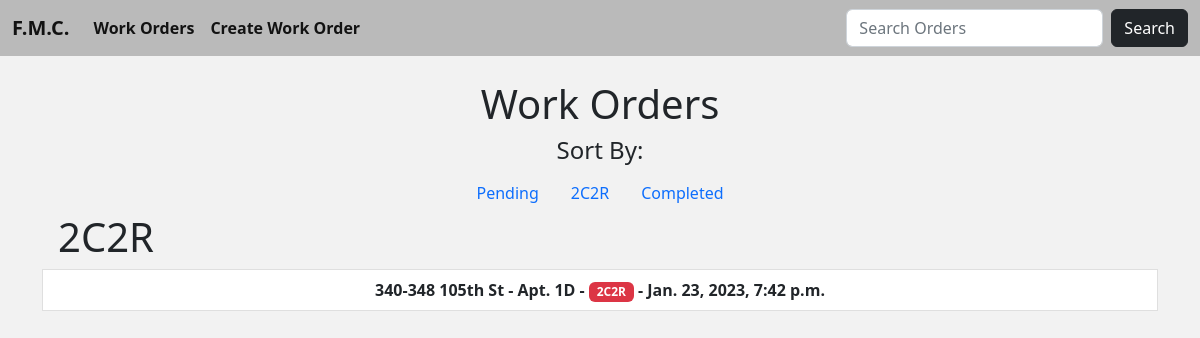
Page /work_orders_2c2r/ on the earlier database version.
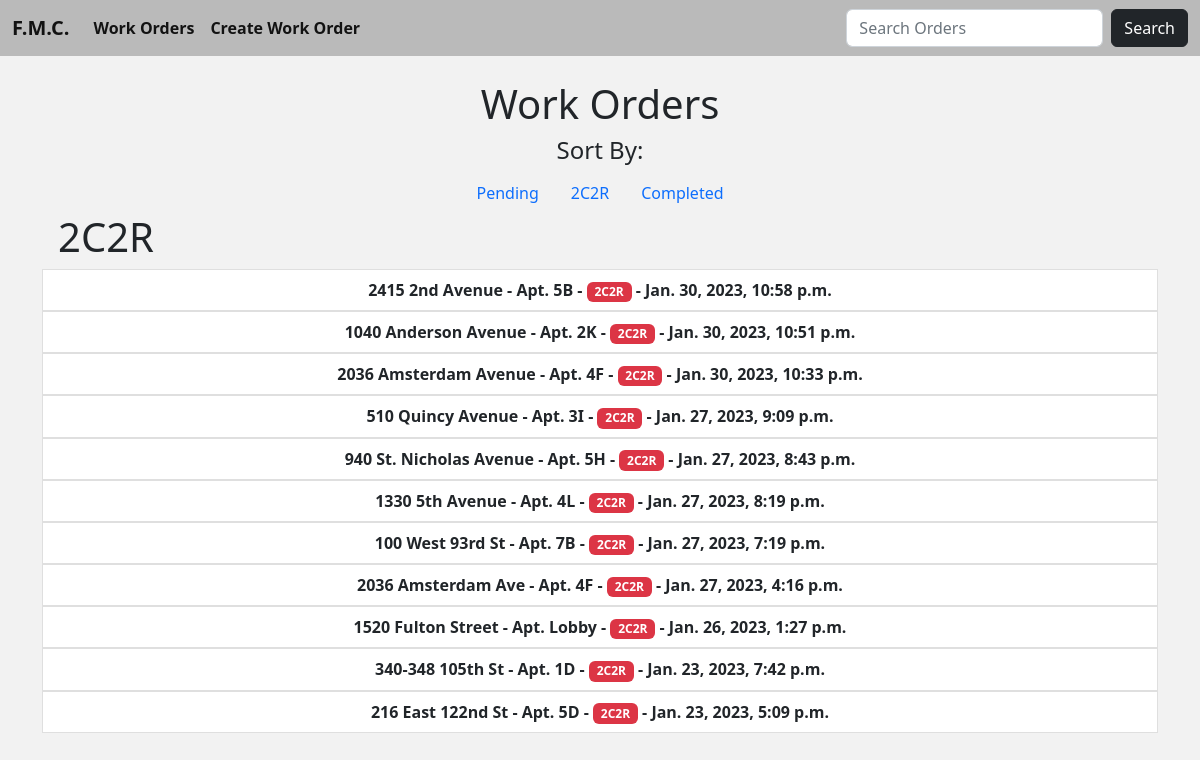
Same page on the later database version.
### fmc/models.py (models this page shows, shortened)
class Work(models.Model):
    company = models.CharField('Management Company', max_length=64, blank=True)
    address = models.CharField(max_length=64)
    apartment = models.CharField(max_length=64)
    city = models.CharField(max_length=64, null=True)
    zip_code = models.IntegerField('Zip Code', null=True, blank=True)
    state = models.CharField(max_length=12, choices=STATE_CHOICES, default='NEW YORK')
    appliance = models.CharField(max_length=64)
    phone = models.CharField('Phone Number', max_length=64, null=True, blank=True)
    comments = models.CharField('Description', max_length=64, null=True, blank=True)
    private = models.CharField(max_length=12, choices=PRIVATE_CHOICES, default='')
    status = models.CharField(max_length=12, choices=STATUS_CHOICES, default='Pending')
    date_added = models.DateTimeField(auto_now_add=True, null=True)
    logo = models.ImageField(null=True, blank=True)
    requested = models.DateField(null=True, blank=True)
    completed = models.DateField('Date Complete', null=True, blank=True)
    complete_by = models.CharField('Complete By', max_length=12, choices=TECHNICIAN, blank=True, default='')

### fmc/views.py (the view)
# urls.py: path('work_orders_2c2r/', views.WorkOrders2C2R.as_view(), name='work-orders-2c2r'),
class WorkOrders2C2R(ListView):
    model = Work
    template_name = 'work_orders_2c2r.html'
    ordering = ['-date_added']

### fmc/templates/work_orders_2c2r.html (shortened to what this page needs)
{% extends 'index.html' %}
{% block body %}
    <div class="container">
        <center>
            <h1>Work Orders</h1>
        </center>
    </div>
    <center>
        <h4>Sort By:</h4>
    </center>
    <div class="container">
        <ul class="nav justify-content-center">
            <li class="nav-item">
              <a class="nav-link" aria-current="page" href="{% url 'work-orders-pending' %}">Pending</a>
            </li>
            <li class="nav-item">
              <a class="nav-link" href="{% url 'work-orders-2c2r' %}">2C2R</a>
            </li>
            <li class="nav-item">
              <a class="nav-link" href="{% url 'work-orders-completed' %}">Completed</a>
            </li>
          </ul>
        </div>
<h1 class="ps-3">2C2R</h1>
<div class="list-group">
    {% for work_orders in object_list %}
            {% if work_orders.status == '2C2R' %}
            <center>
                <a href="{% url 'work-order-details' work_orders.pk %}" class="list-group-item list-group-item-action"><strong>{{ work_orders.address }} - Apt. {{ work_orders.apartment }} -
                        <span href="#" class="badge text-bg-danger">{{ work_orders.status }}</span></strong>
                        <strong>- {{ work_orders.date_added }} </strong>
                </a>
            </center>
        {% endif %}
    {% endfor %}
</div>
{% endblock %}

### fmc/templates/index.html (shortened to what this page needs)
{% load static %}
<!doctype html>
<html lang="en">
  <head>
    <link href="https://cdn.jsdelivr.net/npm/bootstrap@5.2.3/dist/css/bootstrap.min.css" rel="stylesheet">
    <link rel="stylesheet" href="//code.jquery.com/ui/1.13.2/themes/base/jquery-ui.css">
  </head>
  <body>
    <nav class="navbar navbar-expand-lg" style="background-color: #BABABA;">
      <div class="container-fluid">
        <a class="navbar-brand fs-5 text" href="{% url 'work-orders' %}"><strong>F.M.C.</strong></a>
        <div class="collapse navbar-collapse" id="navbarSupportedContent">
          <ul class="navbar-nav me-auto mb-2 mb-lg-0">
            <li class="nav-item">
              <a class="nav-link active fs-6 text" aria-current="page" href="{% url 'work-orders' %}"><strong>Work Orders</strong></a>
            </li>
            <li class="nav-item">
              <a class="nav-link active fs-6 text" aria-current="page" href="{% url 'create-work-order' %}"><strong>Create Work Order</strong></a>
            </li>
          </ul>
          <form class="d-flex" id="searchform" role="search" method=POST action="{% url 'search-orders' %}">
            <input class="form-control me-2" id="tags" type="search" placeholder="Search Orders" aria-label="Search" name="searched">
            <button class="btn btn-dark" type="submit">Search</button>
          </form>
        </div>
      </div>
    </nav>
    <div class="container">
      {% block body %}{% endblock %}
    </div>
  </body>
</html>

### fmc/templates/index.html (style rules this page uses)
body { background-color: #F2F2F2; }

Differences in the rows shown:
added Work: address "2415 2nd Avenue", apartment "5B", status "2C2R", date_added "Jan. 30, 2023, 10:58 p.m."
added Work: address "1040 Anderson Avenue", apartment "2K", status "2C2R", date_added "Jan. 30, 2023, 10:51 p.m."
added Work: address "2036 Amsterdam Avenue", apartment "4F", status "2C2R", date_added "Jan. 30, 2023, 10:33 p.m."
added Work: address "510 Quincy Avenue", apartment "3I", status "2C2R", date_added "Jan. 27, 2023, 9:09 p.m."
added Work: address "940 St. Nicholas Avenue", apartment "5H", status "2C2R", date_added "Jan. 27, 2023, 8:43 p.m."
added Work: address "1330 5th Avenue", apartment "4L", status "2C2R", date_added "Jan. 27, 2023, 8:19 p.m."
added Work: address "100 West 93rd St", apartment "7B", status "2C2R", date_added "Jan. 27, 2023, 7:19 p.m."
now on this page (row edited): Work: address "2036 Amsterdam Ave", apartment "4F", status "2C2R", date_added "Jan. 27, 2023, 4:16 p.m."
now on this page (row edited): Work: address "1520 Fulton Street", apartment "Lobby", status "2C2R", date_added "Jan. 26, 2023, 1:27 p.m."
now on this page (row edited): Work: address "216 East 122nd St", apartment "5D", status "2C2R", date_added "Jan. 23, 2023, 5:09 p.m."
